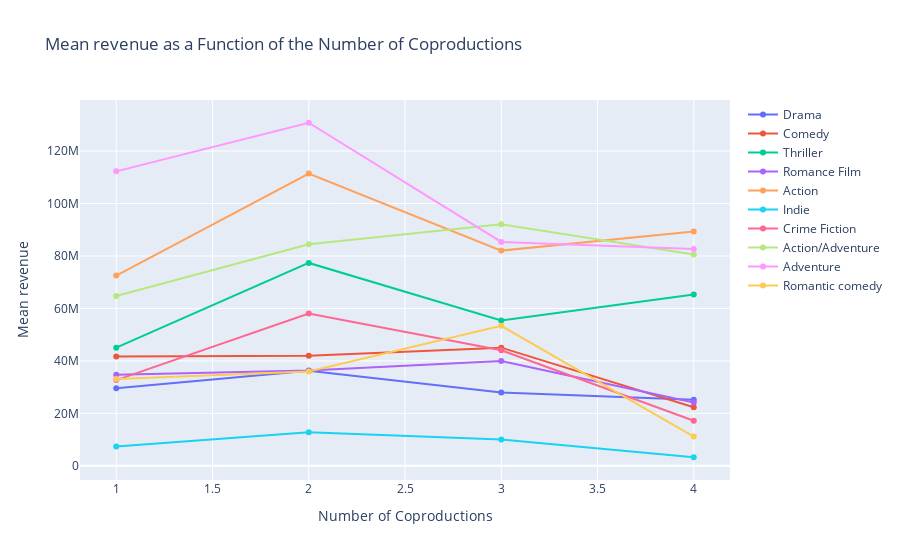

Notebook cell for this chart:
### Code cell
# Plot with mean revenue for each number of coproductions
fig = go.Figure()

# Plot lines for each of the top 10 genres
for genre in top_10_genres:
    genre_movies = coprod[coprod['genres'].apply(lambda x: genre in x if isinstance(x, list) else False)]
    fig.add_trace(go.Scatter(x=genre_movies.groupby('num_coprod')['total_gross'].mean().index,
                             y=genre_movies.groupby('num_coprod')['total_gross'].mean(),
                             mode='lines+markers',  # Add 'markers' to the mode
                             name=genre))

# Plot line for movies not in any of the top 10 genres


fig.update_layout(
    title='Mean revenue as a Function of the Number of Coproductions',
    xaxis_title='Number of Coproductions',
    yaxis_title='Mean revenue',
   
)


# Save the plot as an HTML file
offline.plot(fig, filename='docs/plots/mean_revenue_coprod_genre.html', auto_open=False)


fig.show()

### Figure 1 — Plotly figure (JSON) as saved in the notebook; plotly's stock layout.template omitted (floating-point values rounded to 4 significant figures)
{"data": [{"mode": "lines+markers", "name": "Drama", "type": "scatter", "x": [1, 2, 3, 4], "y": [29560000.0, 36200000.0, 27950000.0, 25160000.0]}, {"mode": "lines+markers", "name": "Comedy", "type": "scatter", "x": [1, 2, 3, 4], "y": [41640000.0, 41980000.0, 45040000.0, 22350000.0]}, {"mode": "lines+markers", "name": "Thriller", "type": "scatter", "x": [1, 2, 3, 4], "y": [45050000.0, 77350000.0, 55430000.0, 65320000.0]}, {"mode": "lines+markers", "name": "Romance Film", "type": "scatter", "x": [1, 2, 3, 4], "y": [34740000.0, 36340000.0, 39930000.0, 24150000.0]}, {"mode": "lines+markers", "name": "Action", "type": "scatter", "x": [1, 2, 3, 4], "y": [72540000.0, 111400000.0, 82040000.0, 89310000.0]}, {"mode": "lines+markers", "name": "Indie", "type": "scatter", "x": [1, 2, 3, 4], "y": [7319000.0, 12760000.0, 9988000.0, 3253000.0]}, {"mode": "lines+markers", "name": "Crime Fiction", "type": "scatter", "x": [1, 2, 3, 4], "y": [32670000.0, 58080000.0, 44020000.0, 17190000.0]}, {"mode": "lines+markers", "name": "Action/Adventure", "type": "scatter", "x": [1, 2, 3, 4], "y": [64730000.0, 84500000.0, 92050000.0, 80588590]}, {"mode": "lines+markers", "name": "Adventure", "type": "scatter", "x": [1, 2, 3, 4], "y": [112300000.0, 130800000.0, 85360000.0, 82660000.0]}, {"mode": "lines+markers", "name": "Romantic comedy", "type": "scatter", "x": [1, 2, 3, 4], "y": [33120000.0, 35980000.0, 53370000.0, 11140000.0]}], "layout": {"title": {"text": "Mean revenue as a Function of the Number of Coproductions"}, "xaxis": {"title": {"text": "Number of Coproductions"}}, "yaxis": {"title": {"text": "Mean revenue"}}}}
